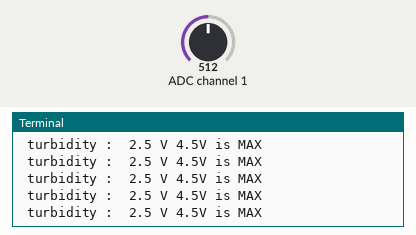
Recording of a program running on a simulated Raspberry Pi (BCM pin numbers). On the bench: the last lines printed to the terminal. The inputs (shaded band) are chosen by the test bench; at power-on: ADC channel 1 = 512 (analog values on the 0–1023 scale).

Above: at 1.2 s.
1.3 s: ADC channel 1 set to 716
At 2.1 s:
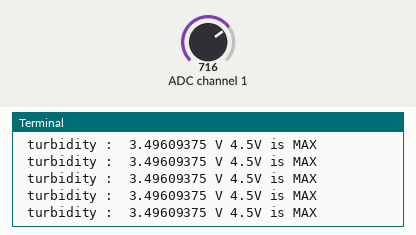
2.8 s: ADC channel 1 set to 900
At 3.7 s:
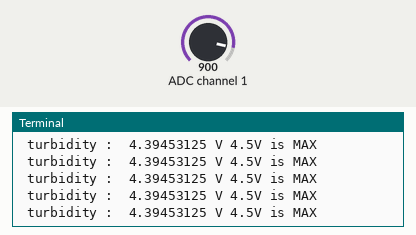
Timing chart, 0 to 5.8 s (numbered marks = the images above; inputs shaded):
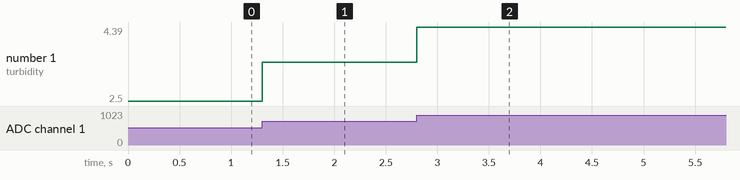

The program:

SEN0189.py
```python
import spidev
from time import sleep
import os
import sys

spi = spidev.SpiDev()
spi.open(0,0)
spi.max_speed_hz = 1000000

def adc_read(channel):
    r = spi.xfer2([1, (0x08+channel)<<4, 0])
    adc_out = ((r[1]&0x03)<<8) + r[2]
    return adc_out

def turbidity_read(channel):
    adc = adc_read(channel)

    voltage = adc*(5.0/1024.0)
    print(" turbidity : ", voltage, "V", "4.5V is MAX")

try:
    while True:
        turbidity_read(17)
except keyboardInterrupt:
    sleep(1)
    io.cleanup()
```

Measured:
- after the input at 1.3 s, the terminal: prints a new line at once (image 1)
- after the input at 2.8 s, the terminal: prints a new line at once (image 2)
- plotted number 1: 2.5 → 3.5 after the input at 1.3 s, 3.5 → 4.39 after the input at 2.8 s
